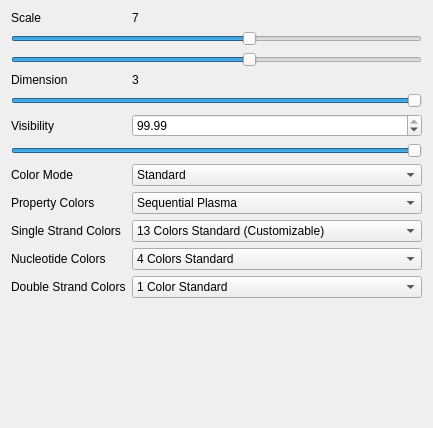
<?xml version="1.0" encoding="UTF-8"?>
<ui version="4.0">
 <class>SEAdenitaVisualModelPropertiesClass</class>
 <widget class="QWidget" name="SEAdenitaVisualModelPropertiesClass">
  <property name="geometry">
   <rect>
    <x>0</x>
    <y>0</y>
    <width>433</width>
    <height>428</height>
   </rect>
  </property>
  <property name="minimumSize">
   <size>
    <width>300</width>
    <height>100</height>
   </size>
  </property>
  <property name="windowTitle">
   <string/>
  </property>
  <layout class="QVBoxLayout" name="verticalLayout">
   <item>
    <layout class="QFormLayout" name="formLayout">
     <item row="0" column="0">
      <widget class="QLabel" name="label">
       <property name="text">
        <string>Scale</string>
       </property>
      </widget>
     </item>
     <item row="0" column="1">
      <widget class="QLabel" name="lblScale">
       <property name="text">
        <string>7</string>
       </property>
      </widget>
     </item>
     <item row="1" column="0" colspan="2">
      <widget class="QSlider" name="hslDiscreteScale">
       <property name="maximum">
        <number>12</number>
       </property>
       <property name="value">
        <number>7</number>
       </property>
       <property name="orientation">
        <enum>Qt::Horizontal</enum>
       </property>
      </widget>
     </item>
     <item row="2" column="0" colspan="2">
      <widget class="QSlider" name="hslScale">
       <property name="maximum">
        <number>120</number>
       </property>
       <property name="singleStep">
        <number>1</number>
       </property>
       <property name="pageStep">
        <number>10</number>
       </property>
       <property name="value">
        <number>70</number>
       </property>
       <property name="sliderPosition">
        <number>70</number>
       </property>
       <property name="orientation">
        <enum>Qt::Horizontal</enum>
       </property>
       <property name="tickInterval">
        <number>1</number>
       </property>
      </widget>
     </item>
     <item row="3" column="0">
      <widget class="QLabel" name="label_3">
       <property name="text">
        <string>Dimension</string>
       </property>
      </widget>
     </item>
     <item row="3" column="1">
      <widget class="QLabel" name="lblDimension">
       <property name="text">
        <string>3</string>
       </property>
      </widget>
     </item>
     <item row="4" column="0" colspan="2">
      <widget class="QSlider" name="hslDimension">
       <property name="minimum">
        <number>1</number>
       </property>
       <property name="maximum">
        <number>3</number>
       </property>
       <property name="value">
        <number>3</number>
       </property>
       <property name="orientation">
        <enum>Qt::Horizontal</enum>
       </property>
      </widget>
     </item>
     <item row="5" column="0">
      <widget class="QLabel" name="label_2">
       <property name="text">
        <string>Visibility</string>
       </property>
      </widget>
     </item>
     <item row="5" column="1">
      <widget class="QDoubleSpinBox" name="spbVisibility">
       <property name="singleStep">
        <double>0.050000000000000</double>
       </property>
       <property name="value">
        <double>99.989999999999995</double>
       </property>
      </widget>
     </item>
     <item row="6" column="0" colspan="2">
      <widget class="QSlider" name="hslVisibility">
       <property name="value">
        <number>99</number>
       </property>
       <property name="orientation">
        <enum>Qt::Horizontal</enum>
       </property>
      </widget>
     </item>
     <item row="7" column="1">
      <widget class="QComboBox" name="cbbPropertyColors">
       <item>
        <property name="text">
         <string>Standard</string>
        </property>
       </item>
       <item>
        <property name="text">
         <string>Melting Temperature</string>
        </property>
       </item>
       <item>
        <property name="text">
         <string>Gibbs Free Energy</string>
        </property>
       </item>
      </widget>
     </item>
     <item row="7" column="0">
      <widget class="QLabel" name="label_4">
       <property name="text">
        <string>Color Mode</string>
       </property>
      </widget>
     </item>
     <item row="8" column="0">
      <widget class="QLabel" name="label_5">
       <property name="text">
        <string>Property Colors</string>
       </property>
      </widget>
     </item>
     <item row="8" column="1">
      <widget class="QComboBox" name="cbbPropertyColorSchemes">
       <item>
        <property name="text">
         <string>Sequential Plasma</string>
        </property>
       </item>
       <item>
        <property name="text">
         <string>Diverging Autumn</string>
        </property>
       </item>
       <item>
        <property name="text">
         <string>Magic Colors</string>
        </property>
       </item>
      </widget>
     </item>
     <item row="9" column="0">
      <widget class="QLabel" name="label_6">
       <property name="text">
        <string>Single Strand Colors</string>
       </property>
      </widget>
     </item>
     <item row="9" column="1">
      <widget class="QComboBox" name="cbbSingleStrandColorScheme">
       <item>
        <property name="text">
         <string>13 Colors Standard (Customizable)</string>
        </property>
       </item>
       <item>
        <property name="text">
         <string>12 Colors Pastel</string>
        </property>
       </item>
       <item>
        <property name="text">
         <string>8 Colors Dark</string>
        </property>
       </item>
       <item>
        <property name="text">
         <string>8 Colors Pastel</string>
        </property>
       </item>
      </widget>
     </item>
     <item row="10" column="0">
      <widget class="QLabel" name="label_7">
       <property name="text">
        <string>Nucleotide Colors</string>
       </property>
      </widget>
     </item>
     <item row="10" column="1">
      <widget class="QComboBox" name="cbbNucleotideColorScheme">
       <item>
        <property name="text">
         <string>4 Colors Standard</string>
        </property>
       </item>
       <item>
        <property name="text">
         <string>4 Colors Dark</string>
        </property>
       </item>
       <item>
        <property name="text">
         <string>4 Colors Paired</string>
        </property>
       </item>
       <item>
        <property name="text">
         <string>2 Colors Pastel (Pyrimidine, Purine)</string>
        </property>
       </item>
      </widget>
     </item>
     <item row="11" column="0">
      <widget class="QLabel" name="label_8">
       <property name="text">
        <string>Double Strand Colors</string>
       </property>
      </widget>
     </item>
     <item row="11" column="1">
      <widget class="QComboBox" name="cbbDoulbeStrandColorScheme">
       <item>
        <property name="text">
         <string>1 Color Standard</string>
        </property>
       </item>
       <item>
        <property name="text">
         <string>2 Colors Pastel</string>
        </property>
       </item>
       <item>
        <property name="text">
         <string>4 Colors Dark</string>
        </property>
       </item>
       <item>
        <property name="text">
         <string>6 Colors Pastel</string>
        </property>
       </item>
       <item>
        <property name="text">
         <string>12 Colors Pastel</string>
        </property>
       </item>
      </widget>
     </item>
    </layout>
   </item>
  </layout>
 </widget>
 <resources/>
 <connections>
  <connection>
   <sender>hslScale</sender>
   <signal>sliderMoved(int)</signal>
   <receiver>SEAdenitaVisualModelPropertiesClass</receiver>
   <slot>onSliderScaleChanged(int)</slot>
   <hints>
    <hint type="sourcelabel">
     <x>197</x>
     <y>66</y>
    </hint>
    <hint type="destinationlabel">
     <x>149</x>
     <y>80</y>
    </hint>
   </hints>
  </connection>
  <connection>
   <sender>hslVisibility</sender>
   <signal>sliderMoved(int)</signal>
   <receiver>SEAdenitaVisualModelPropertiesClass</receiver>
   <slot>onSliderVisibilityChanged(int)</slot>
   <hints>
    <hint type="sourcelabel">
     <x>230</x>
     <y>195</y>
    </hint>
    <hint type="destinationlabel">
     <x>6</x>
     <y>124</y>
    </hint>
   </hints>
  </connection>
  <connection>
   <sender>spbVisibility</sender>
   <signal>valueChanged(double)</signal>
   <receiver>SEAdenitaVisualModelPropertiesClass</receiver>
   <slot>onSpinboxVisibilityChanged(double)</slot>
   <hints>
    <hint type="sourcelabel">
     <x>420</x>
     <y>166</y>
    </hint>
    <hint type="destinationlabel">
     <x>149</x>
     <y>80</y>
    </hint>
   </hints>
  </connection>
  <connection>
   <sender>hslDiscreteScale</sender>
   <signal>sliderMoved(int)</signal>
   <receiver>SEAdenitaVisualModelPropertiesClass</receiver>
   <slot>onDiscreteSliderScaleChanged(int)</slot>
   <hints>
    <hint type="sourcelabel">
     <x>274</x>
     <y>43</y>
    </hint>
    <hint type="destinationlabel">
     <x>293</x>
     <y>6</y>
    </hint>
   </hints>
  </connection>
  <connection>
   <sender>hslDimension</sender>
   <signal>sliderMoved(int)</signal>
   <receiver>SEAdenitaVisualModelPropertiesClass</receiver>
   <slot>onSliderDimensionChanged(int)</slot>
   <hints>
    <hint type="sourcelabel">
     <x>161</x>
     <y>137</y>
    </hint>
    <hint type="destinationlabel">
     <x>149</x>
     <y>80</y>
    </hint>
   </hints>
  </connection>
  <connection>
   <sender>cbbPropertyColors</sender>
   <signal>currentIndexChanged(int)</signal>
   <receiver>SEAdenitaVisualModelPropertiesClass</receiver>
   <slot>onPropertyColorsChanged(int)</slot>
   <hints>
    <hint type="sourcelabel">
     <x>194</x>
     <y>205</y>
    </hint>
    <hint type="destinationlabel">
     <x>149</x>
     <y>113</y>
    </hint>
   </hints>
  </connection>
  <connection>
   <sender>cbbPropertyColorSchemes</sender>
   <signal>currentIndexChanged(int)</signal>
   <receiver>SEAdenitaVisualModelPropertiesClass</receiver>
   <slot>onPropertyColorSchemeChanged(int)</slot>
   <hints>
    <hint type="sourcelabel">
     <x>219</x>
     <y>242</y>
    </hint>
    <hint type="destinationlabel">
     <x>149</x>
     <y>188</y>
    </hint>
   </hints>
  </connection>
  <connection>
   <sender>cbbSingleStrandColorScheme</sender>
   <signal>currentIndexChanged(int)</signal>
   <receiver>SEAdenitaVisualModelPropertiesClass</receiver>
   <slot>onSingleStrandColorSchemeChanged(int)</slot>
   <hints>
    <hint type="sourcelabel">
     <x>219</x>
     <y>271</y>
    </hint>
    <hint type="destinationlabel">
     <x>149</x>
     <y>188</y>
    </hint>
   </hints>
  </connection>
  <connection>
   <sender>cbbNucleotideColorScheme</sender>
   <signal>currentIndexChanged(int)</signal>
   <receiver>SEAdenitaVisualModelPropertiesClass</receiver>
   <slot>onNucleotideColorSchemeChanged(int)</slot>
   <hints>
    <hint type="sourcelabel">
     <x>302</x>
     <y>307</y>
    </hint>
    <hint type="destinationlabel">
     <x>430</x>
     <y>399</y>
    </hint>
   </hints>
  </connection>
  <connection>
   <sender>cbbDoulbeStrandColorScheme</sender>
   <signal>currentIndexChanged(int)</signal>
   <receiver>SEAdenitaVisualModelPropertiesClass</receiver>
   <slot>onDoubleStrandColorSchemeChanged(int)</slot>
   <hints>
    <hint type="sourcelabel">
     <x>349</x>
     <y>329</y>
    </hint>
    <hint type="destinationlabel">
     <x>432</x>
     <y>387</y>
    </hint>
   </hints>
  </connection>
 </connections>
 <slots>
  <slot>onSliderScaleChanged(int)</slot>
  <slot>onSliderVisibilityChanged(int)</slot>
  <slot>onSpinboxVisibilityChanged(double)</slot>
  <slot>onDiscreteSliderScaleChanged(int)</slot>
  <slot>onSliderDimensionChanged(int)</slot>
  <slot>onPropertyColorsChanged(int)</slot>
  <slot>onPropertyColorSchemeChanged(int)</slot>
  <slot>onSingleStrandColorSchemeChanged(int)</slot>
  <slot>onNucleotideColorSchemeChanged(int)</slot>
  <slot>onDoubleStrandColorSchemeChanged(int)</slot>
 </slots>
</ui>
